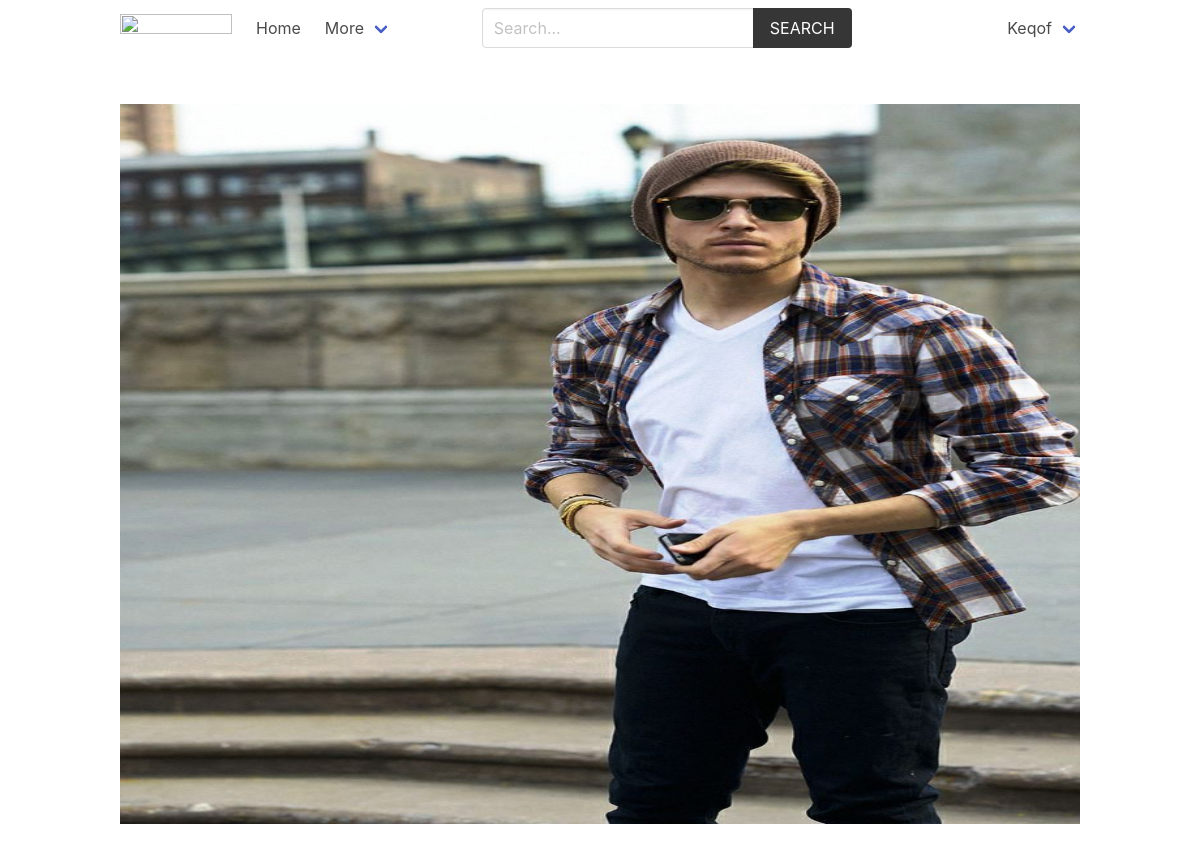
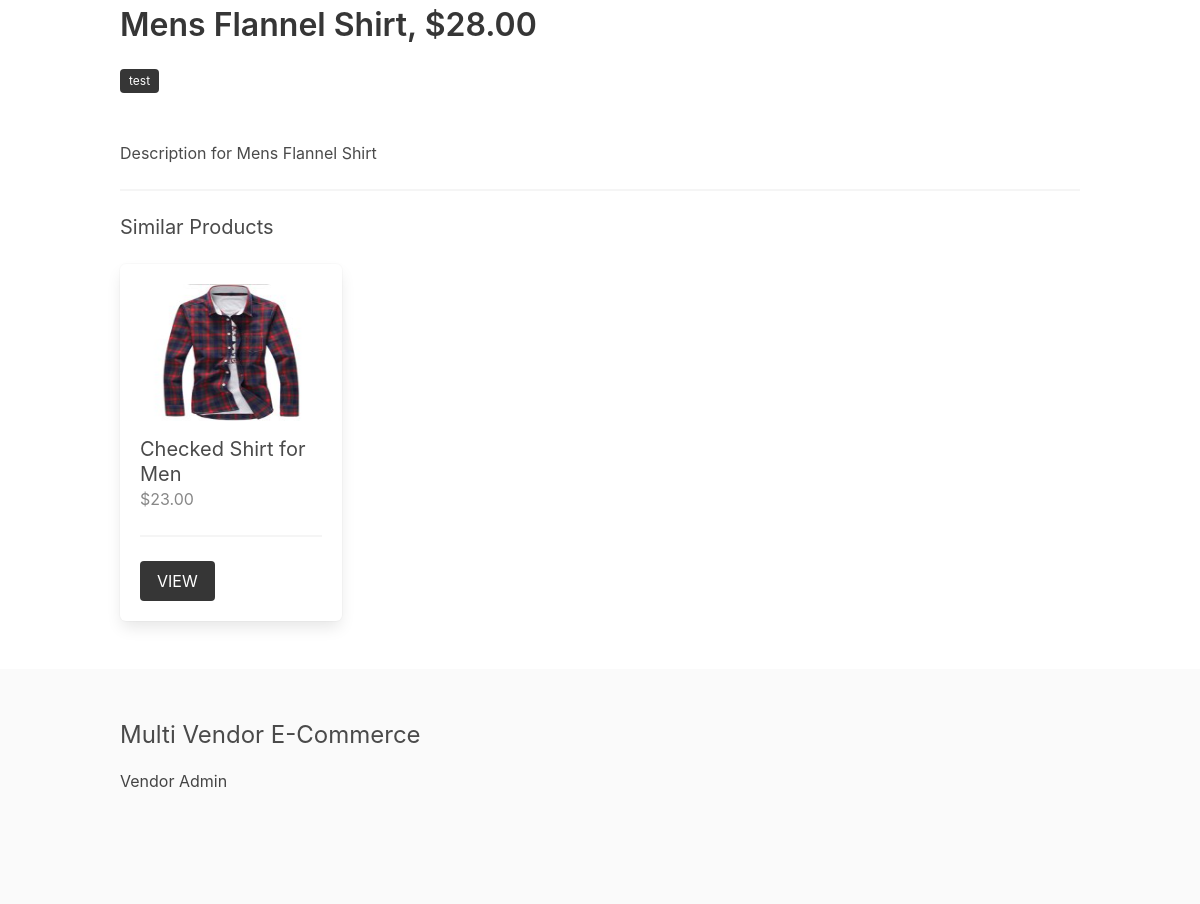
The app's page /product/shirt/mens-flannel-shirt/ (signed in) with its own data (2 pictures, top to bottom).
### vendor/models.py (models this page shows, shortened)
class Vendor(models.Model):
    name = models.CharField(max_length=255)
    created_at = models.DateTimeField(auto_now_add=True)
    created_by = models.OneToOneField(User, related_name='vendor', on_delete=models.CASCADE)
    class Meta:
        ordering = ['name']

### product/models.py (models this page shows, shortened)
class Product(models.Model):
    category = models.ForeignKey(Category, related_name='products', on_delete=models.CASCADE)
    vendor = models.ForeignKey(Vendor, related_name="products", on_delete=models.CASCADE)
    title = models.CharField(max_length=50)
    slug = models.SlugField(max_length=55)
    description = models.TextField(blank=True, null=True)
    price = models.DecimalField(max_digits=6, decimal_places=2)
    added_date = models.DateTimeField(auto_now_add=True)
    image = models.ImageField(upload_to='uploads/', blank=True, null=True)
    thumbnail = models.ImageField(upload_to='uploads/', blank=True, null=True) # Change uploads to thumbnails
    class Meta:
        ordering = ['-added_date']
    def get_thumbnail(self):
        if self.thumbnail:
            return self.thumbnail.url

### product/views.py (the view)
# urls.py: path('<slug:category_slug>/<slug:product_slug>/', views.product, name="product"),
def product(request, category_slug, product_slug):
    product = get_object_or_404(Product, category__slug=category_slug, slug=product_slug)
    similar_products = list(product.category.products.exclude(id=product.id))
    if len(similar_products) >= 4:
        similar_products = random.sample(similar_products, 4)
    context = {
        'product': product,
        'similar_products': similar_products
    }
    return render(request, 'product/product.html', context)

### templates/product/product.html (shortened to what this page needs)
{% extends 'core/base.html' %}
{% block content %}
    {% if product.image %}
        <figure class="image is-4by3 mb-6">
            <img src="{{product.image.url}}" alt="{{product.title}}">
        </figure>
    {% endif %}
    <h1 class="title">{{product.title}}, ${{product.price}}</h1>
    <p class="mb-6">
        <span class="tag is-dark">{{ product.vendor.name }}</span>
    </p>
    <p>{{product.description}}</p>
    {% if similar_products %}
        <hr>
        <div class="columns is-multiline">
            <div class="column is-12">
                <h2 class="subtitle">Similar Products</h2>
            </div>
            {% for product in similar_products %}
                {% include 'product/parts/list_item.html' %}
            {% endfor %}
        </div>
    {% endif %}
{% endblock content %}

### templates/core/base.html (shortened to what this page needs)
{% load static %}
<!DOCTYPE html>
<html lang="en">
<head>
    <link rel="stylesheet" href="https://cdn.jsdelivr.net/npm/bulma@0.9.2/css/bulma.min.css">
    <link rel="stylesheet" href="{% static 'css/main.css' %}">
</head>
<body>
    <div class="container">
        <nav class="navbar" role="navigation" aria-label="main navigation">
            <div class="navbar-brand">
                <a class="navbar-item" href="{% url 'core:home' %}">
                <img src="https://bulma.io/images/bulma-logo.png" width="112" height="28">
                </a>
            </div>
            <div id="navbarBasicExample" class="navbar-menu">
                <div class="navbar-start">
                <a class="navbar-item" href="{% url 'core:home' %}">
                    Home
                </a>
                <div class="navbar-item has-dropdown is-hoverable">
                    <a class="navbar-link">
                    More
                    </a>
                </div>
                </div>
                <div class="navbar-start">
                    <div class="navbar-item">
                        <form method="get" action="{% url 'product:search' %}">
                            <div class="field has-addons">
                                <div class="control">
                                    <input type="search" name="query" id="" class="input" placeholder="Search...">
                                </div>
                                <div class="control">
                                    <button class="button is-dark is-uppercase">Search</button>
                                </div>
                            </div>
                        </form>
                    </div>
                </div>
                <div class="navbar-end">
                {% if request.user.is_authenticated %}
                <div class="navbar-item has-dropdown is-hoverable">
                    <a class="navbar-link is-capitalized">
                    {{user.vendor.name}}
                    </a>
                </div>
                {% endif %}
                </div>
            </div>
            </nav>
    </div>
    <section class="section">
        <div class="container">
            {% block content %}{% endblock content %}
        </div>
    </section>
    <footer class="footer">
        <div class="container">
            <h3 class="is-size-4 mb-4">Multi Vendor E-Commerce</h3>
            {% if request.user.is_authenticated %}
                <a href="{% url 'vendor:vendor-admin' %}">Vendor Admin</a>
            {% else %}
                <a href="{% url 'vendor:become-vendor' %}">Become a Vendor</a>
            {% endif %}
        </div>
    </footer>
</body>
</html>

### templates/product/parts/list_item.html
<div class="column is-3 product-list-item">
                <div class="box">
                    <figure class="image is-4by3 mb-4">
                        <img src="{{ product.get_thumbnail }}" alt="{{product.title}}">
                    </figure>
                    <h2 class="subtitle">{{product.title}}</h2>
                    <h3 class="price is-size-6 mb-5">${{product.price}}</h3>
                    <hr>
                    <a href="{% url 'product:product' product.category.slug product.slug %}" class="button is-dark is-uppercase">View</a>
                </div>
            </div>

### core/static/css/main.css (style rules this page uses)
.footer a { margin-bottom: 15px; display: inline-block; color: #444; }
.product-list-item .box .subtitle { margin-bottom: 0; }
.product-list-item .box .price { color: #888; }

### records on screen
Product: image (picture), title "Mens Flannel Shirt", price "28.00", vendor.name "test", description "Description for Mens Flannel Shirt"
Product: get_thumbnail (picture), title "Checked Shirt for Men", price "23.00"

### other values on screen
{{ user.vendor.name }} "Keqof"
